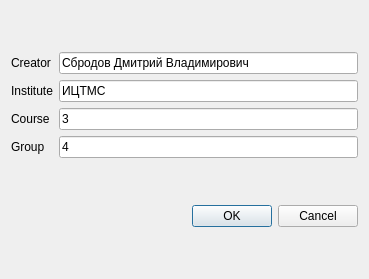
<?xml version="1.0" encoding="UTF-8"?>
<ui version="4.0">
 <class>DialogAbout</class>
 <widget class="QDialog" name="DialogAbout">
  <property name="geometry">
   <rect>
    <x>0</x>
    <y>0</y>
    <width>369</width>
    <height>279</height>
   </rect>
  </property>
  <property name="windowTitle">
   <string>Dialog</string>
  </property>
  <layout class="QGridLayout" name="gridLayout_2">
   <item row="1" column="0">
    <spacer name="horizontalSpacer">
     <property name="orientation">
      <enum>Qt::Horizontal</enum>
     </property>
     <property name="sizeHint" stdset="0">
      <size>
       <width>144</width>
       <height>20</height>
      </size>
     </property>
    </spacer>
   </item>
   <item row="1" column="1">
    <widget class="QDialogButtonBox" name="buttonBox">
     <property name="orientation">
      <enum>Qt::Horizontal</enum>
     </property>
     <property name="standardButtons">
      <set>QDialogButtonBox::Cancel|QDialogButtonBox::Ok</set>
     </property>
    </widget>
   </item>
   <item row="0" column="0" colspan="2">
    <layout class="QGridLayout" name="gridLayout">
     <item row="2" column="1">
      <widget class="QLineEdit" name="lineEdit_3">
       <property name="text">
        <string>3</string>
       </property>
      </widget>
     </item>
     <item row="0" column="0">
      <widget class="QLabel" name="label_4">
       <property name="text">
        <string>Creator</string>
       </property>
      </widget>
     </item>
     <item row="3" column="0">
      <widget class="QLabel" name="label_3">
       <property name="text">
        <string>Group</string>
       </property>
      </widget>
     </item>
     <item row="1" column="1">
      <widget class="QLineEdit" name="lineEdit_2">
       <property name="text">
        <string>ИЦТМС</string>
       </property>
      </widget>
     </item>
     <item row="2" column="0">
      <widget class="QLabel" name="label_2">
       <property name="text">
        <string>Course</string>
       </property>
      </widget>
     </item>
     <item row="3" column="1">
      <widget class="QLineEdit" name="lineEdit_4">
       <property name="text">
        <string>4</string>
       </property>
      </widget>
     </item>
     <item row="1" column="0">
      <widget class="QLabel" name="label">
       <property name="text">
        <string>Institute</string>
       </property>
      </widget>
     </item>
     <item row="0" column="1">
      <widget class="QLineEdit" name="lineEdit">
       <property name="inputMask">
        <string/>
       </property>
       <property name="text">
        <string>Сбродов Дмитрий Владимирович</string>
       </property>
       <property name="echoMode">
        <enum>QLineEdit::Normal</enum>
       </property>
       <property name="readOnly">
        <bool>false</bool>
       </property>
       <property name="placeholderText">
        <string notr="true"/>
       </property>
      </widget>
     </item>
    </layout>
   </item>
  </layout>
 </widget>
 <resources/>
 <connections>
  <connection>
   <sender>buttonBox</sender>
   <signal>accepted()</signal>
   <receiver>DialogAbout</receiver>
   <slot>accept()</slot>
   <hints>
    <hint type="sourcelabel">
     <x>248</x>
     <y>254</y>
    </hint>
    <hint type="destinationlabel">
     <x>157</x>
     <y>274</y>
    </hint>
   </hints>
  </connection>
  <connection>
   <sender>buttonBox</sender>
   <signal>rejected()</signal>
   <receiver>DialogAbout</receiver>
   <slot>reject()</slot>
   <hints>
    <hint type="sourcelabel">
     <x>316</x>
     <y>260</y>
    </hint>
    <hint type="destinationlabel">
     <x>286</x>
     <y>274</y>
    </hint>
   </hints>
  </connection>
 </connections>
</ui>
